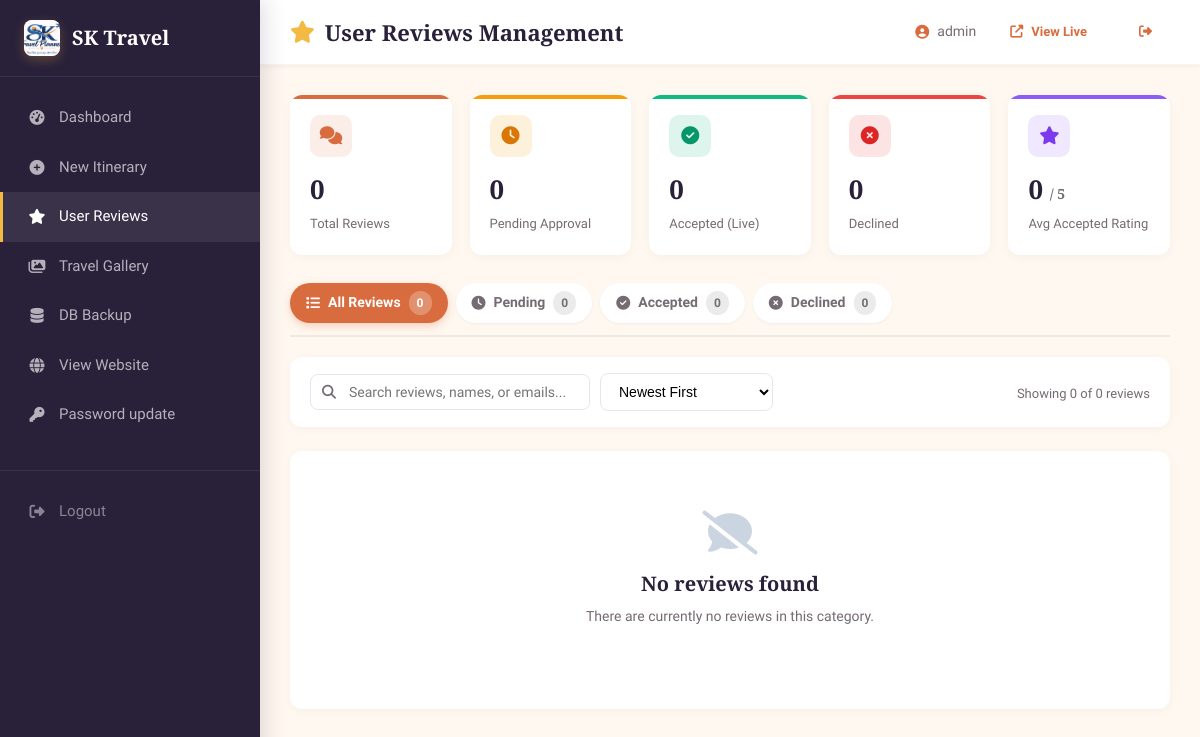
Before: /admin/reviews.php (signed in) with the older database file.
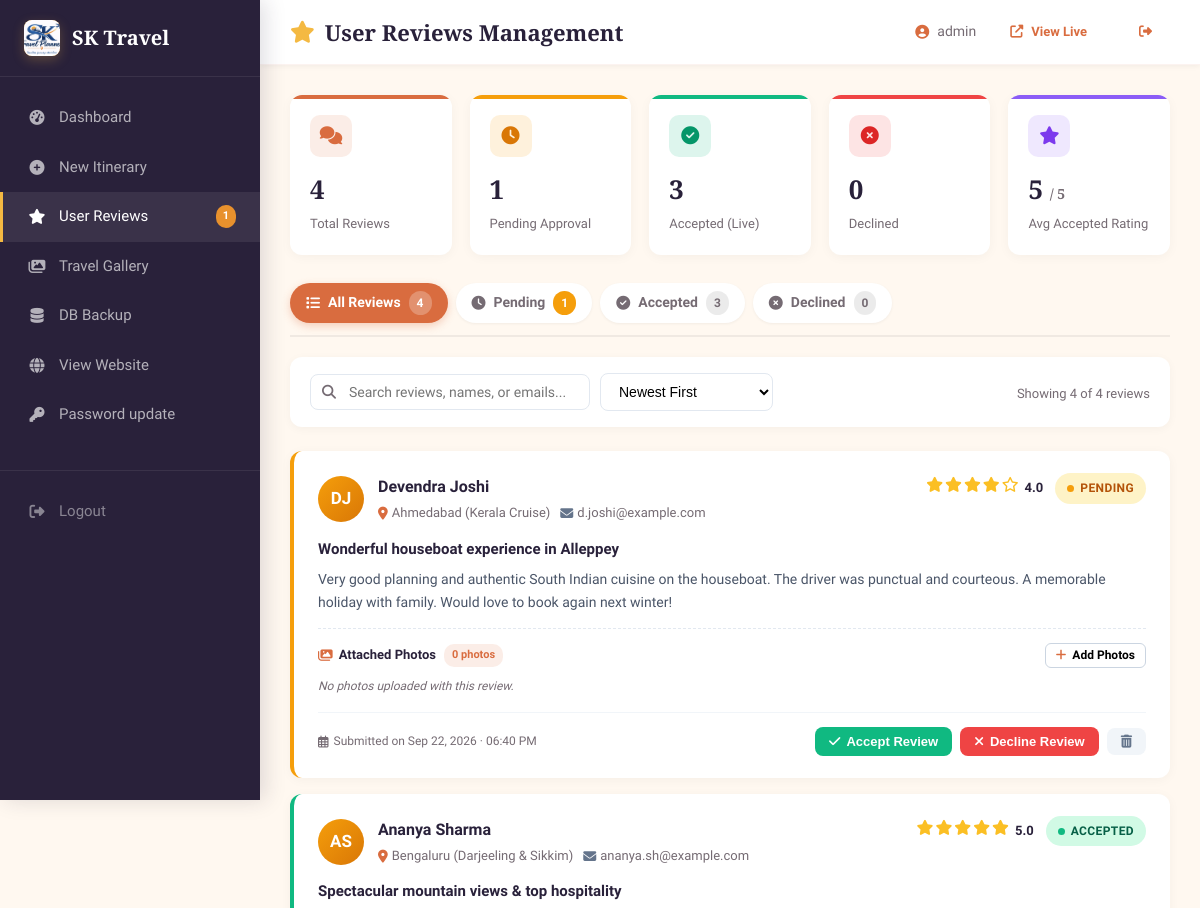
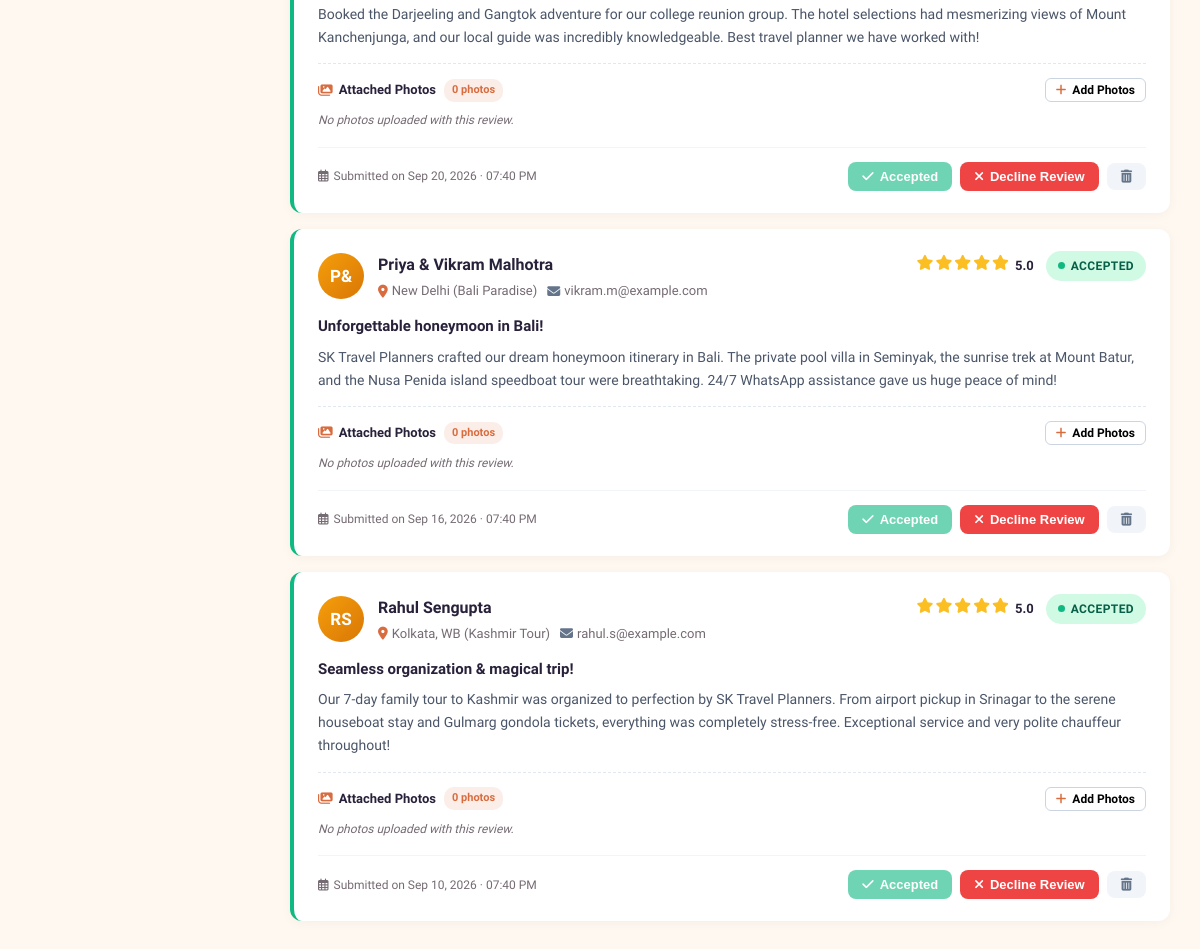
After: the same page with the newer database file (2 pictures, top to bottom).
### tables this page shows
CREATE TABLE IF NOT EXISTS user_reviews (
    id            INT AUTO_INCREMENT PRIMARY KEY,
    user_name     VARCHAR(100) NOT NULL,
    user_email    VARCHAR(150) DEFAULT NULL,
    user_location VARCHAR(100) DEFAULT NULL,
    rating        TINYINT UNSIGNED NOT NULL DEFAULT 5,
    review_title  VARCHAR(255) DEFAULT NULL,
    review_text   TEXT NOT NULL,
    status        ENUM('pending', 'approved', 'declined') NOT NULL DEFAULT 'pending',
    created_at    TIMESTAMP NOT NULL DEFAULT CURRENT_TIMESTAMP,
    updated_at    TIMESTAMP NOT NULL DEFAULT CURRENT_TIMESTAMP ON UPDATE CURRENT_TIMESTAMP,
    INDEX idx_status (status),
    INDEX idx_rating (rating),
    INDEX idx_created_at (created_at)
);

### config.php (called while the page is built, shortened)
<?php
function e($string): string
{
    return htmlspecialchars(
        (string) $string,
        ENT_QUOTES | ENT_HTML5,
        'UTF-8'
    );
}
function clean($string): string
{
    return trim(
        strip_tags(
            (string) $string
        )
    );
}
?>

### admin/reviews.php (the view, shortened to what the changed rows need)
<?php
require_once __DIR__ . '/../config.php';
$totalReviews    = (int)$pdo->query("SELECT COUNT(*) FROM user_reviews")->fetchColumn();
$pendingReviews  = (int)$pdo->query("SELECT COUNT(*) FROM user_reviews WHERE status = 'pending'")->fetchColumn();
$approvedReviews = (int)$pdo->query("SELECT COUNT(*) FROM user_reviews WHERE status = 'approved'")->fetchColumn();
$avgRating       = (float)($pdo->query("SELECT ROUND(AVG(rating), 1) FROM user_reviews WHERE status = 'approved'")->fetchColumn() ?: 0);
$filter = clean($_GET['filter'] ?? 'all');
$search = clean($_GET['search'] ?? '');
$sort   = clean($_GET['sort'] ?? 'newest');
$sortMap = [
    'newest'      => 'created_at DESC',
    'oldest'      => 'created_at ASC',
    'rating_high' => 'rating DESC, created_at DESC',
    'rating_low'  => 'rating ASC, created_at DESC',
];
$sortSql = $sortMap[$sort] ?? 'created_at DESC';
$page    = max(1, (int)($_GET['page'] ?? 1));
$perPage = 10;
$whereClauses = [];
$params       = [];
$whereSql = !empty($whereClauses) ? 'WHERE ' . implode(' AND ', $whereClauses) : '';
$countStmt = $pdo->prepare("SELECT COUNT(*) FROM user_reviews {$whereSql}");
$countStmt->execute($params);
$filteredCount = (int)$countStmt->fetchColumn();
$offset = ($page - 1) * $perPage;
$dataStmt = $pdo->prepare("SELECT * FROM user_reviews {$whereSql} ORDER BY {$sortSql} LIMIT {$perPage} OFFSET {$offset}");
$dataStmt->execute($params);
$reviews = $dataStmt->fetchAll();
$reviewImagesMap = [];
?>
<!DOCTYPE html>
<html lang="en">
<head>
    <link rel="stylesheet" href="../style.css">
    <link rel="stylesheet" href="https://cdnjs.cloudflare.com/ajax/libs/font-awesome/6.5.0/css/all.min.css">
</head>
<body>
<div class="admin-layout">
    <?php include __DIR__ . '/sidebar-fragment.php'; ?>
    <div class="admin-main">
        <div class="admin-topbar">
            <h1><i class="fas fa-star" style="color:var(--accent);"></i> User Reviews Management</h1>
        </div>
        <div class="admin-content">
            <div class="stats-grid">
                <div class="stat-card c-all">
                    <div class="stat-icon"><i class="fas fa-comments"></i></div>
                    <div class="stat-value"><?= $totalReviews ?></div>
                    <div class="stat-label">Total Reviews</div>
                </div>
                <div class="stat-card c-pending">
                    <div class="stat-icon"><i class="fas fa-clock"></i></div>
                    <div class="stat-value"><?= $pendingReviews ?></div>
                    <div class="stat-label">Pending Approval</div>
                </div>
                <div class="stat-card c-approved">
                    <div class="stat-icon"><i class="fas fa-check-circle"></i></div>
                    <div class="stat-value"><?= $approvedReviews ?></div>
                    <div class="stat-label">Accepted (Live)</div>
                </div>
                <div class="stat-card c-rating">
                    <div class="stat-icon"><i class="fas fa-star"></i></div>
                    <div class="stat-value"><?= $avgRating ?> <span style="font-size:14px;color:var(--text-muted);">/ 5</span></div>
                    <div class="stat-label">Avg Accepted Rating</div>
                </div>
            </div>
            <div class="filter-tabs">
                <a href="reviews.php?filter=all<?= $search ? '&search=' . urlencode($search) : '' ?><?= $sort ? '&sort=' . urlencode($sort) : '' ?>"
                   class="filter-tab <?= $filter === 'all' ? 'active' : '' ?>">
                    <i class="fas fa-list"></i> All Reviews
                    <span class="tab-badge"><?= $totalReviews ?></span>
                </a>
                <a href="reviews.php?filter=pending<?= $search ? '&search=' . urlencode($search) : '' ?><?= $sort ? '&sort=' . urlencode($sort) : '' ?>"
                   class="filter-tab <?= $filter === 'pending' ? 'active' : '' ?>">
                    <i class="fas fa-clock"></i> Pending
                    <span class="tab-badge" style="<?= $pendingReviews > 0 ? 'background:#f59e0b;color:#fff;' : '' ?>"><?= $pendingReviews ?></span>
                </a>
                <a href="reviews.php?filter=approved<?= $search ? '&search=' . urlencode($search) : '' ?><?= $sort ? '&sort=' . urlencode($sort) : '' ?>"
                   class="filter-tab <?= $filter === 'approved' ? 'active' : '' ?>">
                    <i class="fas fa-check-circle"></i> Accepted
                    <span class="tab-badge"><?= $approvedReviews ?></span>
                </a>
            </div>
            <div class="toolbar">
                <div class="toolbar-right">
                    <span style="font-size:13px;color:var(--text-muted);">
                        Showing <?= count($reviews) ?> of <?= $filteredCount ?> review<?= $filteredCount !== 1 ? 's' : '' ?>
                    </span>
                </div>
            </div>
            <?php if (empty($reviews)): ?>
                <div style="background:#fff;border-radius:12px;padding:60px 20px;text-align:center;color:var(--text-muted);box-shadow:0 2px 10px rgba(0,0,0,0.04);">
                    <i class="fas fa-comment-slash" style="font-size:44px;color:#cbd5e1;margin-bottom:16px;"></i>
                    <h3 style="font-size:20px;color:var(--dark);margin-bottom:8px;">No reviews found</h3>
                    <p style="font-size:14px;margin-bottom:20px;">
                        <?= $search ? 'No reviews matching your search criteria.' : 'There are currently no reviews in this category.' ?>
                    </p>
                </div>
            <?php else: ?>
                <div class="reviews-container">
                    <?php foreach ($reviews as $rev):
                        $statusClass = $rev['status'] === 'approved' ? 'approved' : ($rev['status'] === 'declined' ? 'declined' : 'pending');
                        $initials = '';
                        $parts = explode(' ', trim($rev['user_name']));
                        foreach (array_slice($parts, 0, 2) as $p) {
                            $initials .= mb_substr($p, 0, 1);
                        }
                    ?>
                        <div class="review-row-card status-border-<?= $statusClass ?>" id="review-card-<?= (int)$rev['id'] ?>">
                            <div class="review-card-header">
                                <div class="reviewer-info">
                                    <div class="reviewer-avatar">
                                        <?= e($initials ?: 'U') ?>
                                    </div>
                                    <div>
                                        <div class="reviewer-name"><?= e($rev['user_name']) ?></div>
                                        <div class="reviewer-meta">
                                            <?php if (!empty($rev['user_location'])): ?>
                                                <span><i class="fas fa-map-marker-alt" style="color:var(--primary);"></i> <?= e($rev['user_location']) ?></span>
                                            <?php endif; ?>
                                            <?php if (!empty($rev['user_email'])): ?>
                                                <span><i class="fas fa-envelope" style="color:#64748b;"></i> <?= e($rev['user_email']) ?></span>
                                            <?php endif; ?>
                                        </div>
                                    </div>
                                </div>
                                <div class="review-header-right">
                                    <div class="stars-display">
                                        <?php for ($s = 1; $s <= 5; $s++): ?>
                                            <i class="<?= $s <= (int)$rev['rating'] ? 'fas' : 'far' ?> fa-star"></i>
                                        <?php endfor; ?>
                                        <span class="rating-val"><?= (int)$rev['rating'] ?>.0</span>
                                    </div>
                                    <span class="status-badge <?= $statusClass ?>" id="badge-<?= (int)$rev['id'] ?>">
                                        <span class="dot"></span>
                                        <span class="badge-text">
                                            <?= $rev['status'] === 'approved' ? 'Accepted' : ($rev['status'] === 'declined' ? 'Declined' : 'Pending') ?>
                                        </span>
                                    </span>
                                </div>
                            </div>
                            <div class="review-card-body">
                                <?php if (!empty($rev['review_title'])): ?>
                                    <div class="review-item-title"><?= e($rev['review_title']) ?></div>
                                <?php endif; ?>
                                <p class="review-item-text"><?= nl2br(e($rev['review_text'])) ?></p>
                                <?php $revImages = $reviewImagesMap[$rev['id']] ?? []; ?>
                                <div class="review-photos-section" id="photos-sec-<?= (int)$rev['id'] ?>">
                                    <div style="display:flex; align-items:center; justify-content:space-between; margin-bottom:8px; flex-wrap:wrap; gap:8px;">
                                        <div style="display:flex; align-items:center; gap:8px;">
                                            <span style="font-size:13px; font-weight:700; color:var(--dark); display:inline-flex; align-items:center; gap:6px;">
                                                <i class="fas fa-images" style="color:var(--primary);"></i> Attached Photos
                                            </span>
                                            <span class="photo-count-badge" id="photo-count-<?= (int)$rev['id'] ?>" style="background:rgba(217,108,63,0.12); color:var(--primary); font-size:11px; padding:2px 8px; border-radius:10px; font-weight:700;">
                                                <?= count($revImages) ?> photo<?= count($revImages) !== 1 ? 's' : '' ?>
                                            </span>
                                        </div>
                                        <button type="button" class="btn btn-ghost btn-sm" onclick="openUploadModal(<?= (int)$rev['id'] ?>)" style="font-size:12px; padding:4px 10px; display:inline-flex; align-items:center; gap:6px; border:1px solid #cbd5e1; border-radius:6px; background:#fff;">
                                            <i class="fas fa-plus" style="color:var(--primary);"></i> Add Photos
                                        </button>
                                    </div>
                                    <div class="review-thumbnails-grid" id="thumbnails-grid-<?= (int)$rev['id'] ?>">
                                        <?php if (!empty($revImages)): ?>
                                            <?php foreach ($revImages as $img):
                                                $imgUrl = reviewImageUrl($img['image']) ?: ('../review_folder/' . rawurlencode($img['image']));
                                            ?>
                                                <div class="review-thumb-item" id="thumb-item-<?= (int)$img['id'] ?>">
                                                    <img src="<?= e($imgUrl) ?>" alt="Review Photo" onclick="previewImage('<?= e($imgUrl) ?>')" title="Click to view full photo">
                                                    <button type="button" class="btn-del-thumb" onclick="deleteSinglePhoto(<?= (int)$img['id'] ?>, <?= (int)$rev['id'] ?>)" title="Delete this photo from review">
                                                        <i class="fas fa-times"></i>
                                                    </button>
                                                </div>
                                            <?php endforeach; ?>
                                        <?php else: ?>
                                            <span class="no-photos-msg" style="font-size:12px; color:var(--text-muted); font-style:italic;">No photos uploaded with this review.</span>
                                        <?php endif; ?>
                                    </div>
                                </div>
                            </div>
                            <div class="review-card-footer">
                                <div class="review-date">
                                    <i class="far fa-calendar-alt"></i> Submitted on <?= date('M d, Y · h:i A', strtotime($rev['created_at'])) ?>
                                </div>
                                <div class="review-actions-group" id="actions-<?= (int)$rev['id'] ?>">
                                    <button type="button"
                                            class="btn-act btn-act-accept"
                                            onclick="handleReviewAction(<?= (int)$rev['id'] ?>, 'accept')"
                                            title="Accept and publish review on website"
                                            style="<?= $rev['status'] === 'approved' ? 'opacity:0.6;' : '' ?>">
                                        <i class="fas fa-check"></i>
                                        <?= $rev['status'] === 'approved' ? 'Accepted' : 'Accept Review' ?>
                                    </button>
                                    <button type="button"
                                            class="btn-act btn-act-decline"
                                            onclick="handleReviewAction(<?= (int)$rev['id'] ?>, 'decline')"
                                            title="Decline review (hide from website)"
                                            style="<?= $rev['status'] === 'declined' ? 'opacity:0.6;' : '' ?>">
                                        <i class="fas fa-times"></i>
                                        <?= $rev['status'] === 'declined' ? 'Declined' : 'Decline Review' ?>
                                    </button>
                                    <button type="button"
                                            class="btn-act btn-act-delete"
                                            onclick="deleteReview(<?= (int)$rev['id'] ?>)"
                                            title="Permanently Delete Review">
                                        <i class="fas fa-trash-alt"></i>
                                    </button>
                                </div>
                            </div>
                        </div>
                    <?php endforeach; ?>
                </div>
            <?php endif; ?>
        </div>
    </div>
</div>
</body>
</html>

### admin/sidebar-fragment.php (shortened to what the changed rows need)
<?php
$current_page = basename($_SERVER['PHP_SELF']);
$sidebarPendingReviews = 0;
if (isset($pdo)) {
    try {
        $sidebarPendingReviews = (int)$pdo->query("SELECT COUNT(*) FROM user_reviews WHERE status = 'pending'")->fetchColumn();
    } catch (Throwable $e) {}
}
?>
<aside class="admin-sidebar">
    <ul class="admin-nav">
        <li>
            <a href="reviews.php" class="<?= $current_page === 'reviews.php' ? 'active' : '' ?>">
                <i class="fas fa-star"></i> User Reviews
                <?php if ($sidebarPendingReviews > 0): ?>
                    <span style="background:#E8912D;color:#fff;border-radius:10px;padding:2px 7px;font-size:11px;font-weight:700;margin-left:auto;"><?= $sidebarPendingReviews ?></span>
                <?php endif; ?>
            </a>
        </li>
    </ul>
</aside>

Changed rows visible on the page:
added user_reviews: initials "DJ", user_name "Devendra Joshi", user_location "Ahmedabad (Kerala Cruise)", user_email "d.joshi@example.com", rating "4", status "PENDING", review_title "Wonderful houseboat experience in Alleppey", review_text "Very good planning and authentic South Indian cuisine on the houseboat. The driver was punctual and courteous. A memorable holiday with family. Would love to book again next winter!", id "0", created_at "Sep 22, 2026 · 06:40 PM"
added user_reviews: initials "AS", user_name "Ananya Sharma", user_location "Bengaluru (Darjeeling & Sikkim)", user_email "ananya.sh@example.com", rating "5", status "ACCEPTED", review_title "Spectacular mountain views & top hospitality", review_text "Booked the Darjeeling and Gangtok adventure for our college reunion group. The hotel selections had mesmerizing views of Mount Kanchenjunga, and our local guide was incredibly knowledgeable. Best travel planner we have worked with!", id "0", created_at "Sep 20, 2026 · 07:40 PM"
added user_reviews: initials "P&", user_name "Priya & Vikram Malhotra", user_location "New Delhi (Bali Paradise)", user_email "vikram.m@example.com", rating "5", status "ACCEPTED", review_title "Unforgettable honeymoon in Bali!", review_text "SK Travel Planners crafted our dream honeymoon itinerary in Bali. The private pool villa in Seminyak, the sunrise trek at Mount Batur, and the Nusa Penida island speedboat tour were breathtaking. 24/7 WhatsApp assistance gave us huge peace of mind!", id "0", created_at "Sep 16, 2026 · 07:40 PM"
added user_reviews: initials "RS", user_name "Rahul Sengupta", user_location "Kolkata, WB (Kashmir Tour)", user_email "rahul.s@example.com", rating "5", status "ACCEPTED", review_title "Seamless organization & magical trip!", review_text "Our 7-day family tour to Kashmir was organized to perfection by SK Travel Planners. From airport pickup in Srinagar to the serene houseboat stay and Gulmarg gondola tickets, everything was completely stress-free. Exceptional service and very polite chauffeur throughout!", id "0", created_at "Sep 10, 2026 · 07:40 PM"
Other visible differences:
$sidebarPendingReviews: (not shown) → "1"
$totalReviews: "0" → "4"
$pendingReviews: "0" → "1"
$approvedReviews: "0" → "3"
$avgRating: "0" → "5"
count($reviews): "0" → "4"
$filteredCount: "0" → "4"
text no longer shown: "No reviews found There are currently no reviews in this category."
